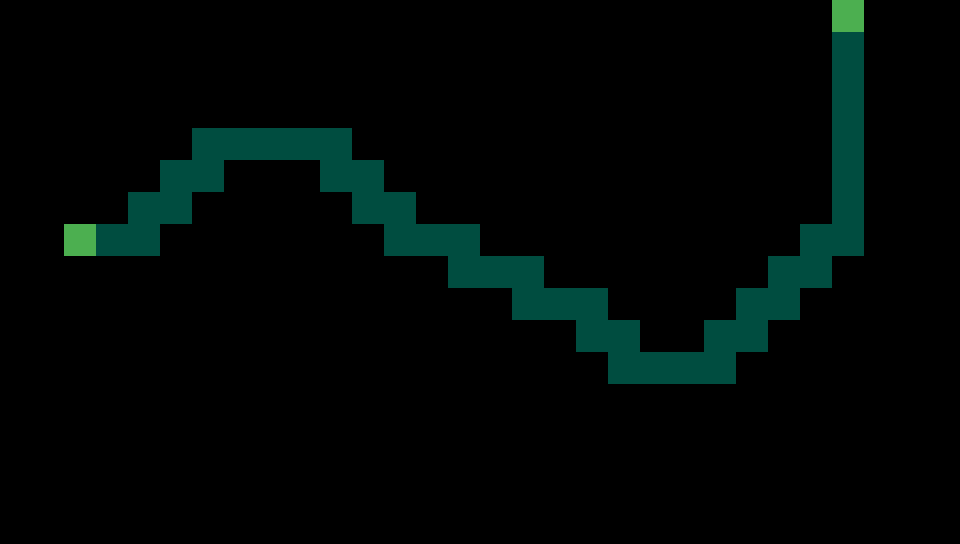

A level layout from a 2D game, rendered from its tile map. Below: a short description, then the map file with its tile-grid data intact:
An orthogonal 30x17 tile map with 32x32 px tiles, 1 tile layer (bg) and 6 objects (5x path, Altar).

<map version="1.2" tiledversion="1.2.2" orientation="orthogonal" renderorder="right-down" width="30" height="17" tilewidth="32" tileheight="32" infinite="0" nextlayerid="4" nextobjectid="10">
 <tileset firstgid="1" name="tilesheet" tilewidth="32" tileheight="32" spacing="1" tilecount="4" columns="2">
  <image source="tilesheet.png" width="65" height="65" />
 </tileset>
 <layer id="1" name="bg" width="30" height="17">
  <data encoding="csv">
4,4,4,4,4,4,4,4,4,4,4,4,4,4,4,4,4,4,4,4,4,4,4,4,4,4,1,4,4,4,
4,4,4,4,4,4,4,4,4,4,4,4,4,4,4,4,4,4,4,4,4,4,4,4,4,4,3,4,4,4,
4,4,4,4,4,4,4,4,4,4,4,4,4,4,4,4,4,4,4,4,4,4,4,4,4,4,3,4,4,4,
4,4,4,4,4,4,4,4,4,4,4,4,4,4,4,4,4,4,4,4,4,4,4,4,4,4,3,4,4,4,
4,4,4,4,4,4,3,3,3,3,3,4,4,4,4,4,4,4,4,4,4,4,4,4,4,4,3,4,4,4,
4,4,4,4,4,3,3,4,4,4,3,3,4,4,4,4,4,4,4,4,4,4,4,4,4,4,3,4,4,4,
4,4,4,4,3,3,4,4,4,4,4,3,3,4,4,4,4,4,4,4,4,4,4,4,4,4,3,4,4,4,
4,4,1,3,3,4,4,4,4,4,4,4,3,3,3,4,4,4,4,4,4,4,4,4,4,3,3,4,4,4,
4,4,4,4,4,4,4,4,4,4,4,4,4,4,3,3,3,4,4,4,4,4,4,4,3,3,4,4,4,4,
4,4,4,4,4,4,4,4,4,4,4,4,4,4,4,4,3,3,3,4,4,4,4,3,3,4,4,4,4,4,
4,4,4,4,4,4,4,4,4,4,4,4,4,4,4,4,4,4,3,3,4,4,3,3,4,4,4,4,4,4,
4,4,4,4,4,4,4,4,4,4,4,4,4,4,4,4,4,4,4,3,3,3,3,4,4,4,4,4,4,4,
4,4,4,4,4,4,4,4,4,4,4,4,4,4,4,4,4,4,4,4,4,4,4,4,4,4,4,4,4,4,
4,4,4,4,4,4,4,4,4,4,4,4,4,4,4,4,4,4,4,4,4,4,4,4,4,4,4,4,4,4,
4,4,4,4,4,4,4,4,4,4,4,4,4,4,4,4,4,4,4,4,4,4,4,4,4,4,4,4,4,4,
4,4,4,4,4,4,4,4,4,4,4,4,4,4,4,4,4,4,4,4,4,4,4,4,4,4,4,4,4,4,
4,4,4,4,4,4,4,4,4,4,4,4,4,4,4,4,4,4,4,4,4,4,4,4,4,4,4,4,4,4
</data>
 </layer>
 <objectgroup id="3" name="objects">
  <object id="1" name="Altar" type="Altar" x="847" y="30">
   <point />
  </object>
  <object id="3" name="path 5" type="path" x="78" y="254">
   <point />
  </object>
  <object id="5" name="path 3" type="path" x="278" y="158">
   <point />
  </object>
  <object id="7" name="path 1" type="path" x="676" y="382">
   <point />
  </object>
  <object id="8" name="path 7 " type="path" x="849" y="151">
   <point />
  </object>
  <object id="9" name="path 8" type="path" x="848" y="55">
   <point />
  </object>
 </objectgroup>
</map>
